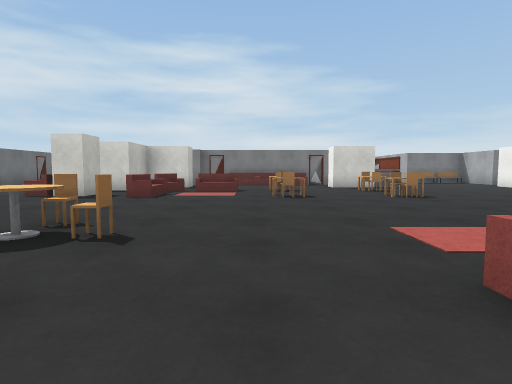
View 1 (above)

24 first-person views from a walk through a robot-simulator world made for Webots. The camera is 1 m above the floor, tilts 4° down and sees 80° across. The floor is counted in squares, 2 m on a side. Each view is taken from the middle of a square. On the plan, view 1 faces up. The plan holds only what a view shows up to about 9 squares ahead; the rest is blank. The place goes on beyond the plan. Robots are left out. Webots' stock objects and surfaces are drawn as simple stand-ins.

View 2
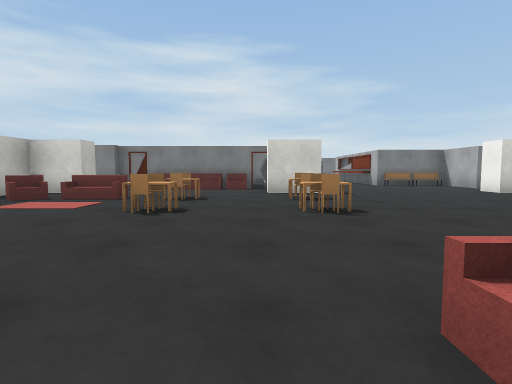

View 3
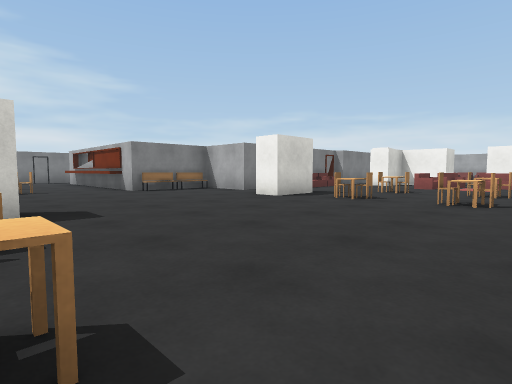

View 4
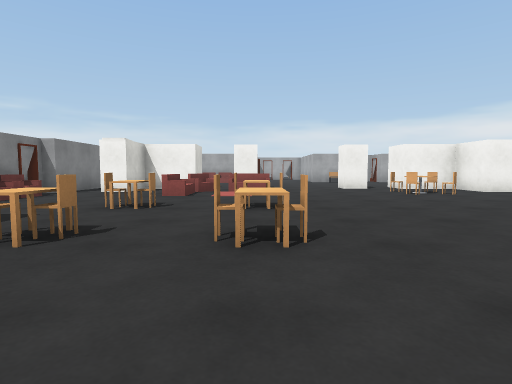

View 5
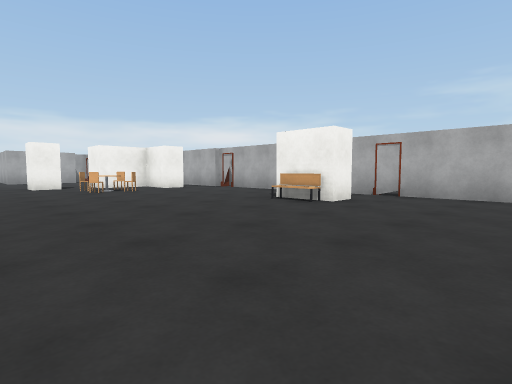

View 6
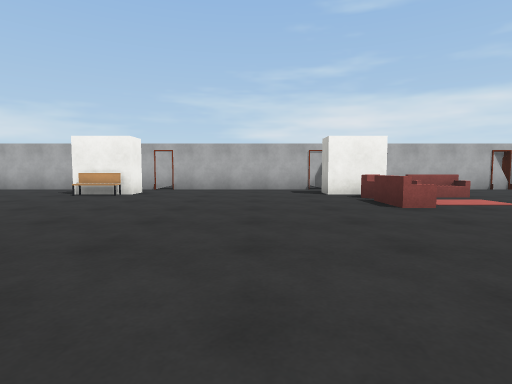

View 7
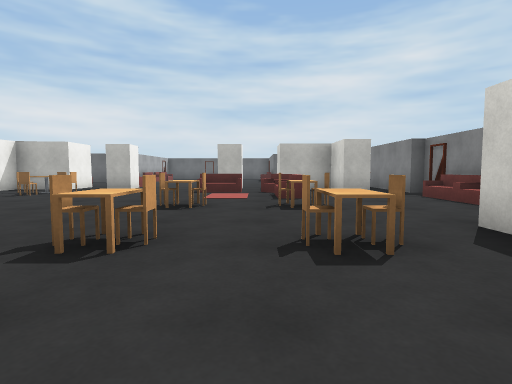

View 8
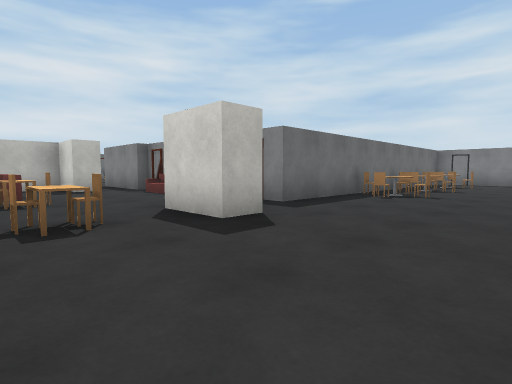

View 9
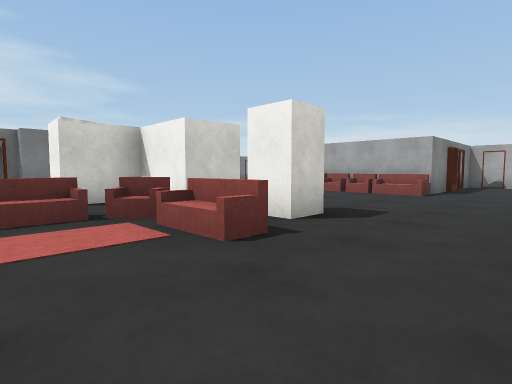

View 10
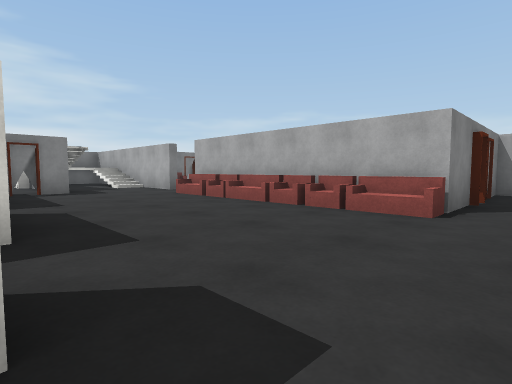

View 11
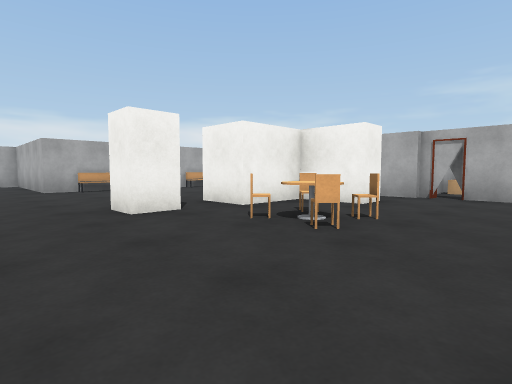

View 12
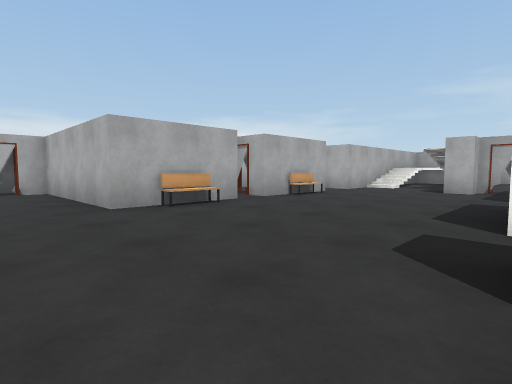

View 13
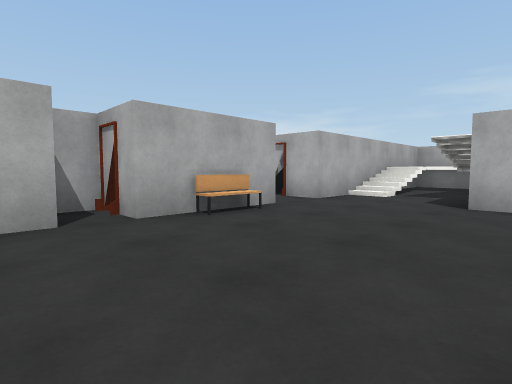

View 14
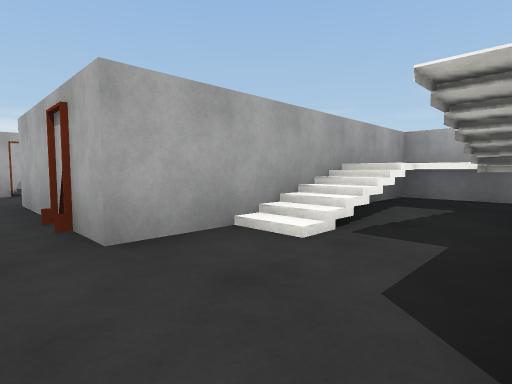

View 15
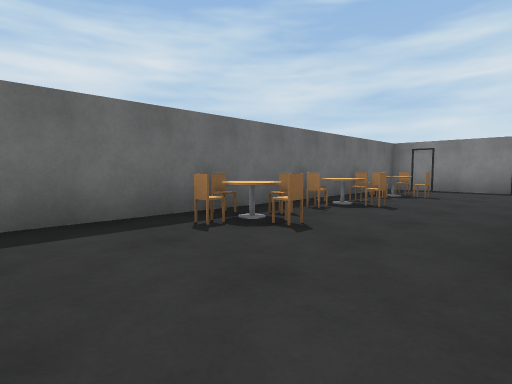

View 16
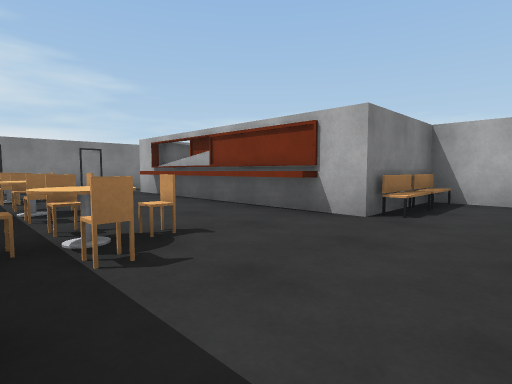

View 17
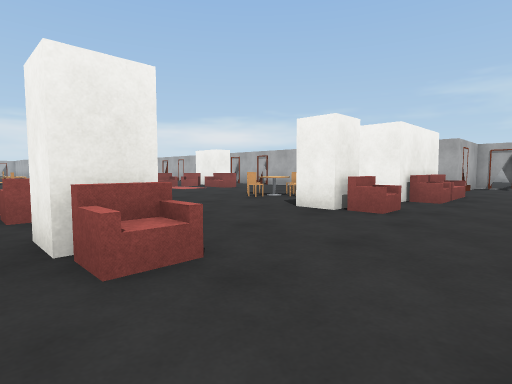

View 18
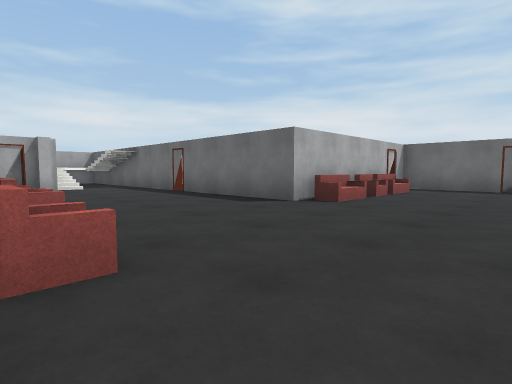

View 19
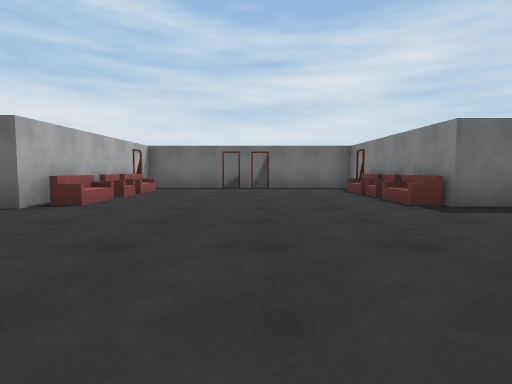

View 20
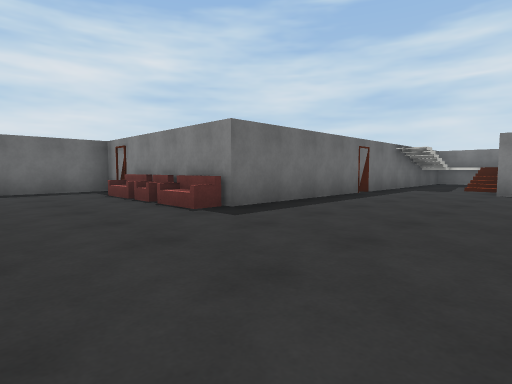

View 21
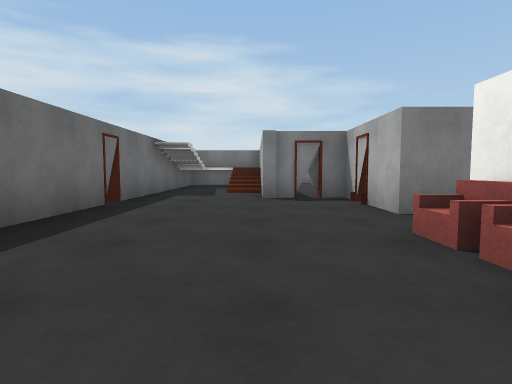

View 22
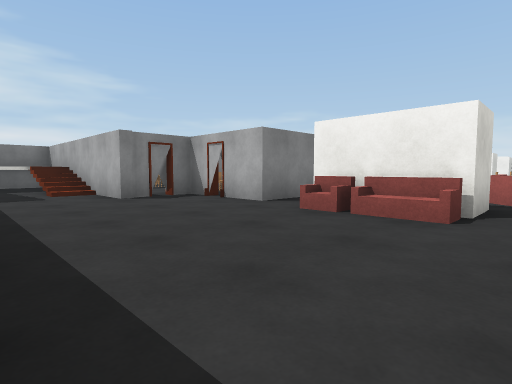

View 23
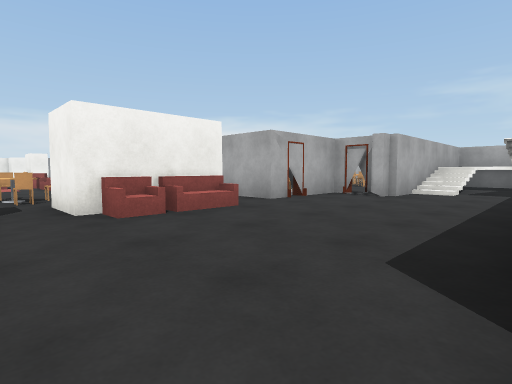

View 24
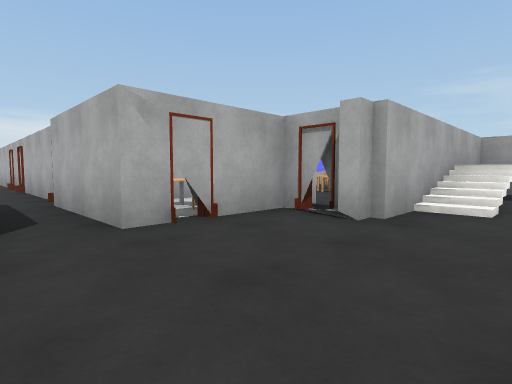

### Floor plan
Key: @ floor where view 1 was taken; # wall or solid block; x gap in a wall; . main floor; : floor 1.25 m higher than the main floor; / step, stairs or slope; = window, fence, low wall or low ledge; v drop or lower ground; E desk; C chair; A armchair; S sofa; B bench; T round table; R cardboard box; O other object.
Columns run from 13 left of view 1 to 23 right of it. Each row starts with its distance up from view 1.
 20                ######
 19                #...
 18       ##       #.C..#
 17        #        OOC#
 16      #:#        .C.#         O
 15      =.#.       OTC#         .#
 14     #..#. #     #C.           ..#
 13     #..## O     CTC#  #      #..#
 12     =....#     #.C..BB#      ....
 11     =....     S#......# SA# #...S
 10     #....................... ...A
  9     #....A##..............## ...S
  8 #####....S....EOEC...EOEC.A##...A
  7  .SAS......AS.C.C....C.C.SAA....A
  6  ........A.S.CECEC..CEOEO..S#...S####
  5 #.............C......C..............#
  4 #...................................#
  3  ........A.C....S........CC.#...# #
  2  #SAS....A#OC...S.........CTx...B
  1      #...S#...SSA....B......#.....#
  0       ...## .@  x....x....###...B
 -1      #...###...###...###..## ...#
 -2      #...O #      ####       ....
 -3       ..## #             RR  .#.#
 -4      #./##                   ##.#
 -5       ./#v                   v=.#
 -6      #./#                    v#/#
 -7         #                       #
 -8         #                      ##
 -9       ##

Positions as (right, up) in squares from view 1, and headings:
1: (0, 0), facing up
2: (2, 2), facing up
3: (3, 5), facing up-right
4: (6, 6), facing right
5: (5, 5), facing down-right
6: (5, 7), facing down
7: (5, 7), facing left
8: (6, 7), facing up-left
9: (12, 4), facing up-right
10: (15, 5), facing up-right
11: (11, 5), facing down-right
12: (15, 5), facing down-right
13: (16, 2), facing down-right
14: (17, -2), facing down-right
15: (6, 11), facing up-left
16: (3, 11), facing up-right
17: (-6, 7), facing down-right
18: (-4, 5), facing down-left
19: (-4, 5), facing left
20: (-5, 5), facing up-left
21: (-6, 7), facing up
22: (-8, 7), facing up-right
23: (-8, 3), facing down-right
24: (-7, 0), facing down-right
